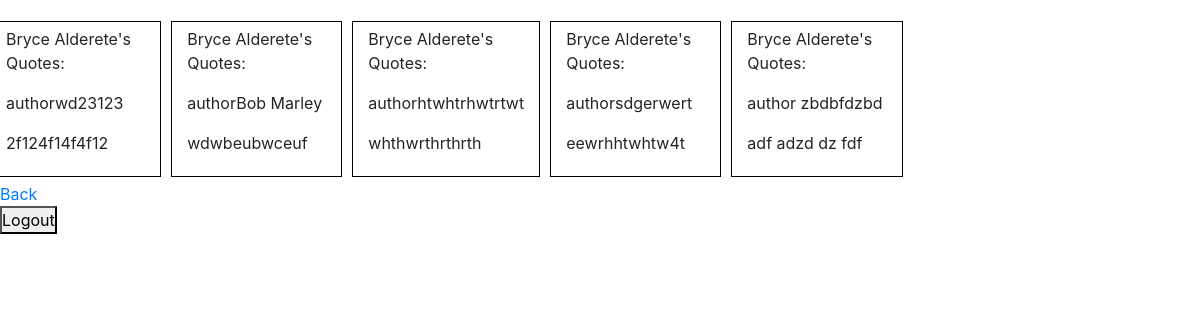
The page /dashboard/3/profile (signed in) on the database its author committed.
### login/models.py (models this page shows)
class user(models.Model):
    firstname=models.CharField(max_length=30)
    lastname=models.CharField(max_length=30)
    birthday=models.DateField()
    email=models.CharField(max_length=50)
    password=models.CharField(max_length=100)
    objects=usermanager()
    created_at = models.DateTimeField(auto_now_add = True)
    updated_at = models.DateTimeField(auto_now = True)

### app/models.py (models this page shows)
class quotes(models.Model):
    quote=models.CharField(max_length=500)
    author=models.CharField(max_length=50)
    user=models.ForeignKey(user,related_name='quote',on_delete=models.CASCADE)
    objects=quotemanager()
    created_at = models.DateTimeField(auto_now_add = True)
    updated_at = models.DateTimeField(auto_now = True)

### app/views.py (the view)
# urls.py: path('<int:userid>/profile',views.profile),
def profile(request,userid):
    if 'userid'not in request.session:
        return redirect ('/')
    user1=user.objects.filter(id=userid)
    context={
        'user1':user1[0],
        'all_quotes': quotes.objects.all().order_by("-id")
    }
    return render(request,'profile.html',context)

### app/templates/profile.html (shortened to what this page needs)
<!doctype html>
<html lang="en">
    <head>
    {% load static %}
    <link rel="stylesheet" href="{% static 'css/style.css' %}">
    <link rel="stylesheet" href="https://stackpath.bootstrapcdn.com/bootstrap/4.3.1/css/bootstrap.min.css">
    </head>
    <body>
        <div class="row"><p></p></div>
            <div class="row">
                {% for quotes in all_quotes %}
                <div class="quote col">
                    <p>{{user1.firstname}} {{user1.lastname}}'s Quotes:</p>
                    <p>author{{quotes.author}}</p>
                    <p>{{quotes.quote}}</p>
                </div>
                    {% endfor %}
                <div class="col-sm-3"></div>
                <div class="col-sm-3">
                    <a href="/dashboard/{{user1.id}}">Back</a>
                    <form action="/logout/{{user1.id}}" method="POST">
                    <button>Logout</button>
                    </form>
                </div>
            </div>
    </body>
</html>

### app/static/css/style.css (style rules this page uses)
* { padding: 0px; margin: 0px; }
.quote { display: inline-block; border: solid black 1px; padding: 5px; margin: 5px; width: 300px; }

### rows shown on the page
quotes: author "wd23123", quote "2f124f14f4f12"
user: firstname "Bryce", lastname "Alderete"
quotes: author "Bob Marley", quote "wdwbeubwceuf"
quotes: author "htwhtrhwtrtwt", quote "whthwrthrthrth"
quotes: author "sdgerwert", quote "eewrhhtwhtw4t"
quotes: author "zbdbfdzbd", quote "adf adzd dz fdf"
